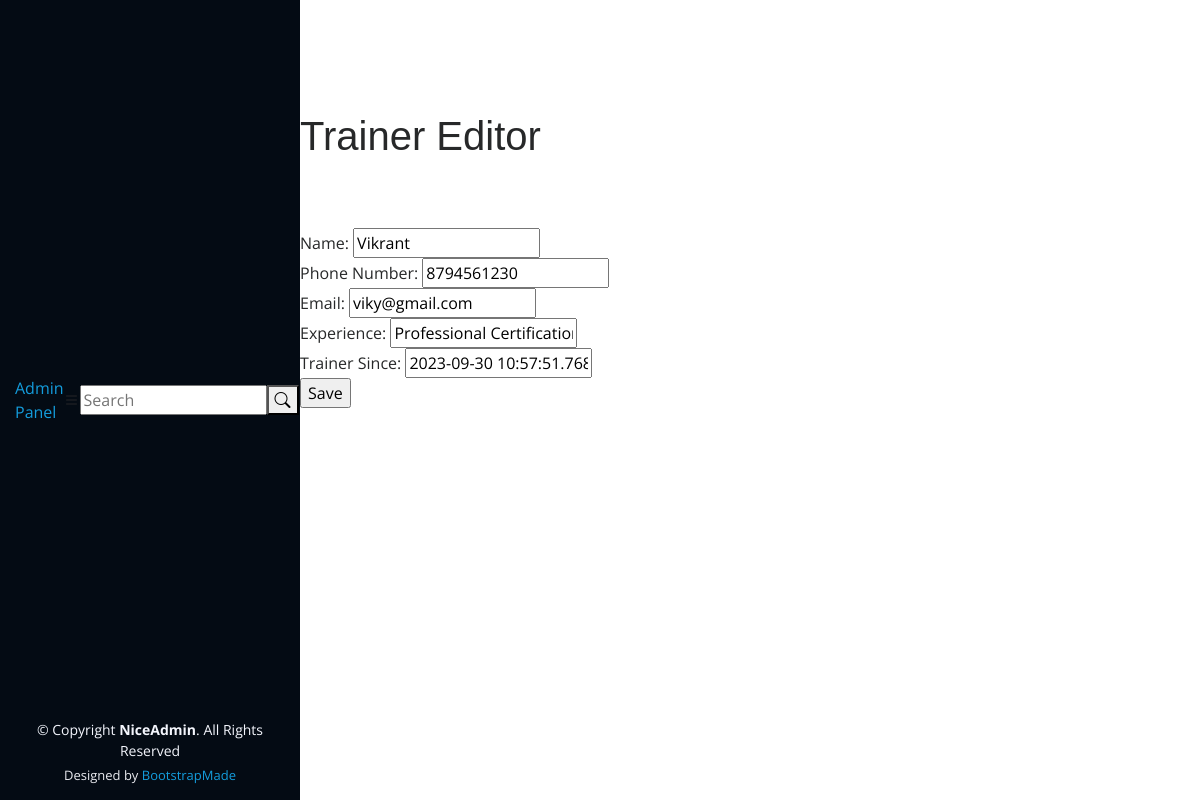
Before: /admin/trainer/modify?id=tra1 (signed in) with the older database file.
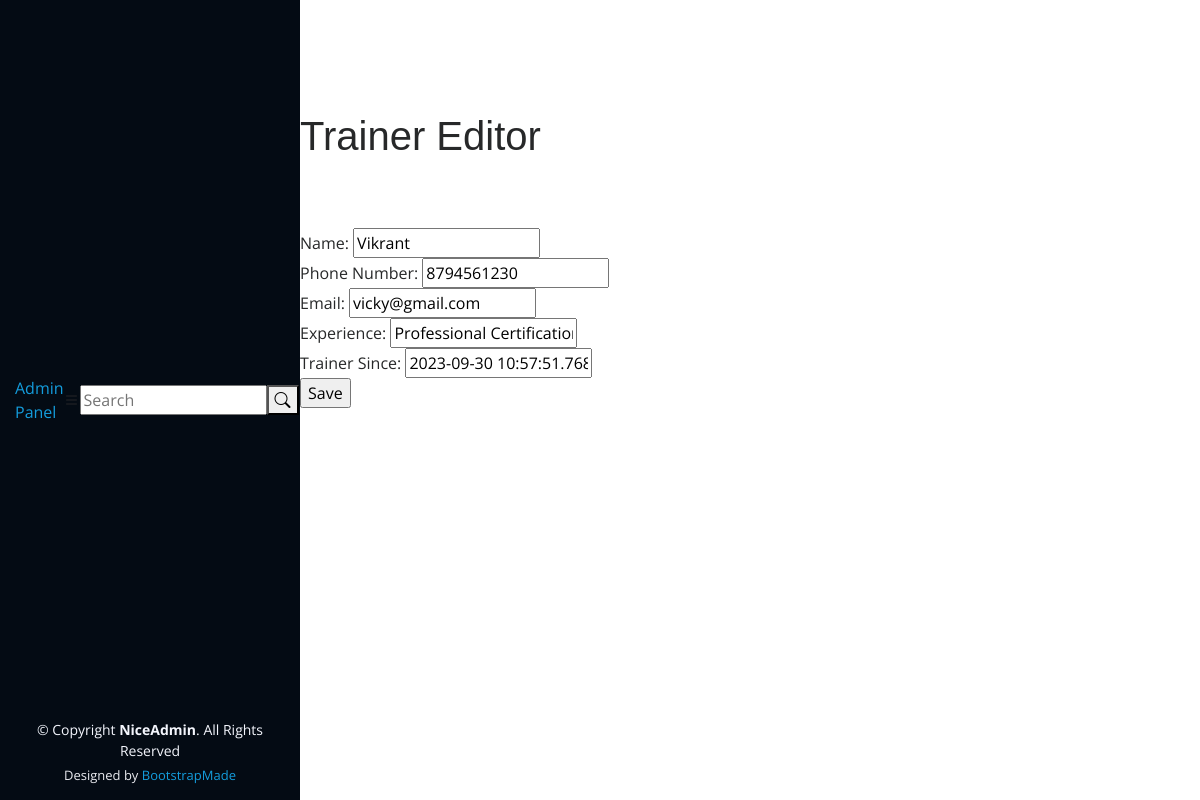
After: the same page with the newer database file.
### app.py (models this page shows, shortened)
class Trainers(db.Model,UserMixin):
    id = db.Column(db.String(10), primary_key=True)
    name = db.Column(db.String(100))
    phone_number = db.Column(db.String(15))
    email = db.Column(db.String(100), nullable=False)
    experience = db.Column(db.String(100))
    trainer_since = db.Column(db.DateTime)
    password = db.Column(db.String(128), nullable=False)

### app.py (the view, shortened to what this page needs)
@app.route("/admin/trainer/modify",methods=["GET","POST"])
def modify_trainer():
    admin = current_user
    if not isinstance(admin,Admin):
        return redirect(url_for('admin_login'))
    id = request.args.get('id')
    trainer = Trainers.query.get(id)
    return render_template("/admin/trainer_modify.html",admin=admin, trainer=trainer)

### app.py (called while the page is built)
@login_manager.user_loader
def load_user(user_id):
    admin = Admin.query.get(user_id)
    if admin is None:
        member = Members.query.get(user_id)
        if member is None:
            trainer = Trainers.query.get(user_id)
            return trainer  # Return the trainer user if found
        return member  # Return the regular member user if found
    return admin  # Return the admin user if found

### templates/admin/trainer_modify.html
{% extends "/admin/header.html" %}
{% block content %}
<div class="pagetitle">
  <h1>Trainer Editor</h1>
</div>
<section class="section dashboard">
  <div class="row">
    <div class="col">
      <form method="POST" action="#">
        <div>
            <label for="name">Name:</label>
            <input type="text" id="name" name="name" value="{{ trainer.name }}">
        </div>
        <div>
            <label for="phone_number">Phone Number:</label>
            <input type="text" id="phone_number" name="phone_number" value="{{ trainer.phone_number }}">
        </div>
        <div>
            <label for="email">Email:</label>
            <input type="text" id="email" name="email" value="{{ trainer.email }}">
        </div>
        <div>
            <label for="experience">Experience:</label>
            <input type="text" id="experience" name="experience" value="{{ trainer.experience }}">
        </div>
        <div>
            <label for="trainer_since">Trainer Since:</label>
            <input type="text" id="trainer_since" name="trainer_since" value="{{ trainer.trainer_since }}">
        </div>
        <div>
            <input type="submit" value="Save">
        </div>
    </form>
    </div>
  </div>
</section>
{% endblock %}

Changed rows visible on the page:
changed Trainers "Vikrant": email "viky@gmail.com" → "vicky@gmail.com"
